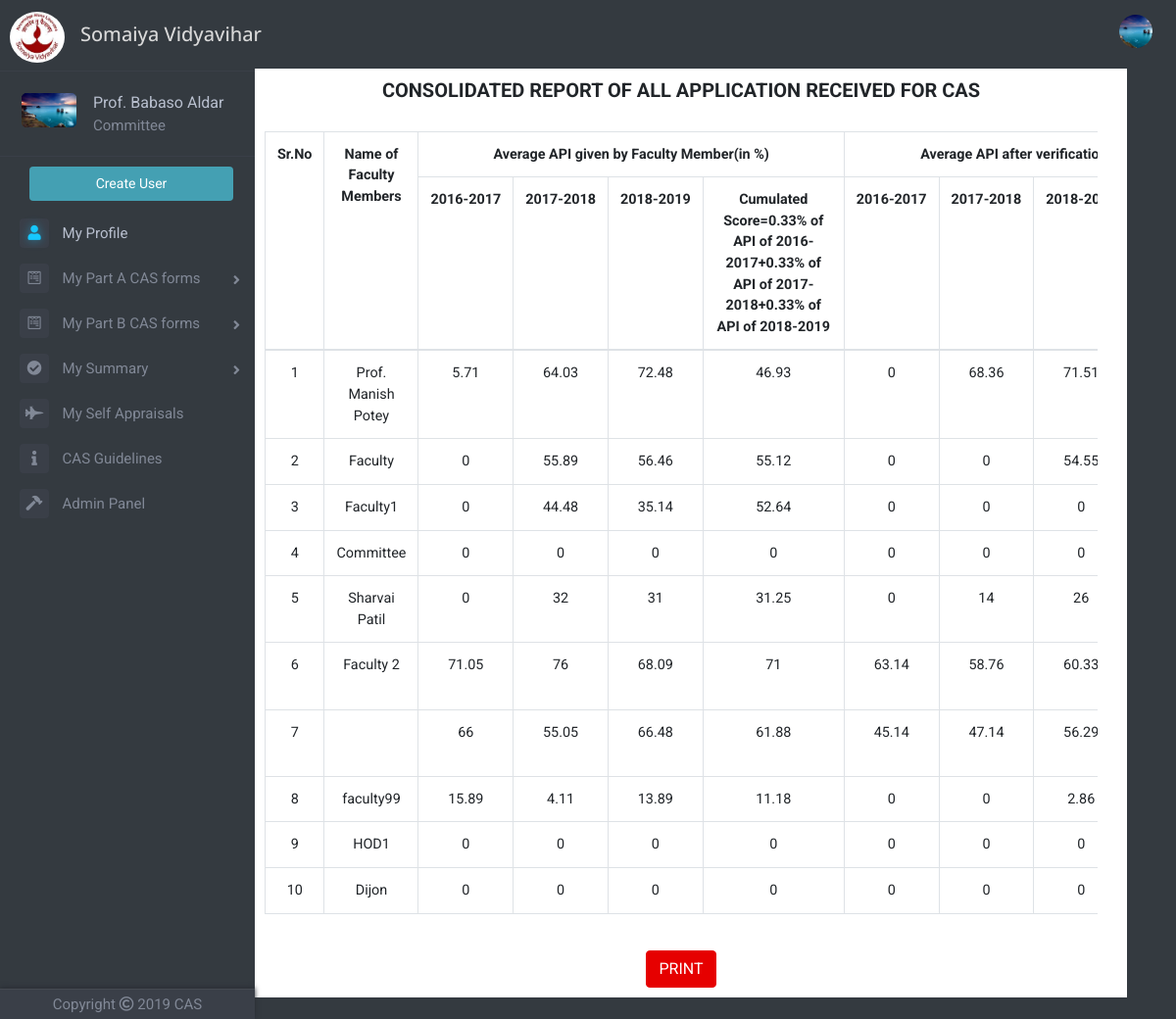
Page /finalsummary.php (signed in) on the committed database.
### tables this page shows
CREATE TABLE `faculty_table` (
  `id` int(11) NOT NULL,
  `faculty_name` varchar(100) NOT NULL,
  `email` varchar(50) NOT NULL,
  `password` varchar(256) NOT NULL,
  `ecode` varchar(200) NOT NULL,
  `date_of_joining` date NOT NULL,
  `department` varchar(50) NOT NULL,
  `mobileno` bigint(11) NOT NULL,
  `profilePicLocation` varchar(100) NOT NULL DEFAULT 'defaults/default_userprofile_pic.png',
  `faculty` int(11) NOT NULL,
  `hod` int(11) NOT NULL,
  `committee` int(11) NOT NULL,
  `principal` int(11) NOT NULL,
  `admin` int(11) NOT NULL
);

CREATE TABLE `summary_table` (
  `id` int(11) NOT NULL,
  `year` int(11) NOT NULL,
  `facultyId` int(11) NOT NULL,
  `selfPP` float NOT NULL,
  `selfA` float NOT NULL,
  `selfB` float NOT NULL,
  `self_avgpi` float NOT NULL,
  `hodPP` float NOT NULL,
  `hodA` float NOT NULL,
  `hodB` float NOT NULL,
  `hod_avgpi` float NOT NULL,
  `committeePP` float NOT NULL,
  `committeeA` float NOT NULL,
  `committeeB` float NOT NULL,
  `committee_avgpi` float NOT NULL,
  `hodremarksA` varchar(200) NOT NULL,
  `hodremarksBcat1` varchar(200) NOT NULL,
  `hodremarksBcat2` varchar(200) NOT NULL,
  `hodremarksBcat3` varchar(200) NOT NULL,
  `hodremarksBcat4` varchar(200) NOT NULL,
  `hodremarksavgpi` varchar(200) NOT NULL,
  `hodremarkscum` varchar(200) NOT NULL,
  `committeeremarksA` varchar(200) NOT NULL,
  `committeeremarksBcat1` varchar(200) NOT NULL,
  `committeeremarksBcat2` varchar(200) NOT NULL,
  `committeeremarksBcat3` varchar(200) NOT NULL,
  `committeeremarksBcat4` varchar(200) NOT NULL,
  `committeeremarksavgpi` varchar(200) NOT NULL,
  `committeeremarkscum` varchar(200) NOT NULL,
  `final_recomm` varchar(200) NOT NULL
);

### finalsummary.php (the view, shortened to what this page needs)
<?php
include 'dbh.php';
$viewerId=mysqli_real_escape_string($conn,$_SESSION['id']);
$sqlx="SELECT profilePicLocation, hod, committee FROM faculty_table WHERE id='$viewerId'";
$resultx=mysqli_query($conn,$sqlx);
$rowx=mysqli_fetch_assoc($resultx);
$profilePicLocation=$rowx['profilePicLocation'];
include 'top.php';
include 'left-nav.php';
?>
<div class="container">
    <div class="row justify-content-center">
    	<div class="col offset-md-2 parta" id="summary-container">
	    	<header>
	    		<h2 class="heading"><b>CONSOLIDATED REPORT OF ALL APPLICATION RECEIVED FOR CAS</b></h2><br>
	    	</header>
	    	<div class="container">
				<div class="row clearfix">
					<div class="col-md-12 column">
						<div class="admin-table">
						<table class="table table-bordered table-hover" id="tab-summary">
							<tr>
								<th class="text-center" rowspan="2">Sr.No</th>
								<th class="text-center" rowspan="2">Name of Faculty Members</th>
								<th class="text-center" colspan="4">Average API given by Faculty Member(in %)</th>
								<th class="text-center" colspan="4">Average API after verification by HOD(in %)</th>
							</tr>
							<tr>
								<th><?php echo $previousyear-2; ?>-<?php echo $previousyear-1; ?></th>
								<th><?php echo $previousyear-1; ?>-<?php echo $previousyear; ?></th>
								<th><?php echo $previousyear; ?>-<?php echo $currentyear; ?></th>
								<th>Cumulated Score=0.33% of API of <?php echo $previousyear-2; ?>-<?php echo $previousyear-1; ?>+0.33% of API of <?php echo $previousyear-1; ?>-<?php echo $previousyear; ?>+0.33% of API of <?php echo $previousyear; ?>-<?php echo $currentyear; ?></th>
								<th><?php echo $previousyear-2; ?>-<?php echo $previousyear-1; ?></th>
								<th><?php echo $previousyear-1; ?>-<?php echo $previousyear; ?></th>
								<th><?php echo $previousyear; ?>-<?php echo $currentyear; ?></th>
							</tr>
							<tbody>
								<?php
								$sql="SELECT facultyId, selfPP, selfA, selfB, self_avgpi, hodPP, hodA, hodB, hod_avgpi, committeePP, committeeA, committeeB, committee_avgpi, final_recomm FROM summary_table WHERE year='$currentyear'";
								$result=mysqli_query($conn, $sql);
								if(mysqli_num_rows($result)>0)
								{
									$counter=1;
									while($row=mysqli_fetch_assoc($result))
									{
										$facultyId=mysqli_real_escape_string($conn, $row['facultyId']);
										$sqln="SELECT faculty_name FROM faculty_table WHERE id='$facultyId'";
										$resultn=mysqli_query($conn, $sqln);
										$rown=mysqli_fetch_assoc($resultn);
										$faculty_name=$rown['faculty_name'];
										?>
										<tr>
											<td><?php echo $counter; ?></td>
											<td><?php echo $faculty_name; ?></td>
											<td><?php echo $row['selfPP']; ?></td>
											<td><?php echo $row['selfA']; ?></td>
											<td><?php echo $row['selfB']; ?></td>
											<td><?php echo $row['self_avgpi']; ?></td>
											<td><?php echo $row['hodPP']; ?></td>
											<td><?php echo $row['hodA']; ?></td>
											<td><?php echo $row['hodB']; ?></td>
										</tr>
										<?php
										$counter+=1;
									}
								}
								else
								{
									?>
									<td colspan="12"><p class="text-center">No results</p></td>
									<?php
								}
								?>
							</tbody>
						</table>
						</div>
					</div>
				</div>
			</div>
			<br>
			<button type="button" class="btn btn-success" onclick="myFunction()" id="fs-print-form" data-toggle="tooltip" data-placement="bottom" style="background-color: #e60000;border: 1px solid #e60000;margin-bottom: 10px">
	  			PRINT
			</button>
	    </div>
	</div>
	<br>
</div>
</body>
</html>

### top.php (shortened to what this page needs)
<!DOCTYPE html>
<html>
<head>
	<link rel="stylesheet" href="https://maxcdn.bootstrapcdn.com/bootstrap/4.1.3/css/bootstrap.min.css">
	<link href="https://stackpath.bootstrapcdn.com/font-awesome/4.7.0/css/font-awesome.min.css" rel="stylesheet">
	<link href="//netdna.bootstrapcdn.com/font-awesome/4.1.0/css/font-awesome.min.css" rel="stylesheet">
	<link rel="stylesheet" type="text/css" href="Frontend/global.css">
	<link rel="stylesheet" href="https://cdnjs.cloudflare.com/ajax/libs/animate.css/3.7.0/animate.min.css">
	<link rel="stylesheet" href="https://use.fontawesome.com/releases/v5.6.3/css/all.css">
</head>
<body>
		<nav class="navbar navbar-expand-lg sticky-top navbar-dark bg-dark" style="height: 50px">
	  	<a class="navbar-brand" href="index.php"><img src="img\logo1.jpg" style="width: 56px;height: 52px;margin-left: -6px;border-radius: 50%;margin-top: 26px"></a>
	  	<h3 class="text-left index-h1" style="font-size: 20px;margin-top: 27px">Somaiya Vidyavihar</h3>
	  	<div class="collapse navbar-collapse" id="navbarSupportedContent">
		    <ul class="navbar-nav ml-auto">
		      	<?php
		      	if(!isset($_SESSION['id']))
		      	{
			      	?>
			      	<li class="nav-item">
			        	<a class="nav-link" href="index.php">Sign Up | Sign In</a>
			      	</li>
			      	<?php
			    }
			    else
			    {
			    	?>
			      	<li class="nav-item dropdown">
				        <img class="nav-link dropdown-toggle" src="<?php echo $profilePicLocation; ?>" width="50px" height="50px" style="overflow: hidden;border-radius: 50%;display:block;margin:0 auto;object-fit: cover;cursor: pointer;margin-top: 13px" id="navbarDropdown" role="button" data-toggle="dropdown" aria-haspopup="true" aria-expanded="false">
			      	</li>
			      	<?php
		      	}
		      	?>
		    </ul>
	  	</div>
	</nav>

### left-nav.php (shortened to what this page needs)
<?php
$uid=mysqli_real_escape_string($conn,$_SESSION['id']);
$sqlp="SELECT profilePicLocation, faculty_name, admin, hod, committee FROM faculty_table WHERE id='$uid'";
$resultp=mysqli_query($conn,$sqlp);
$rowp=mysqli_fetch_assoc($resultp);
$profilePicLocation=$rowp['profilePicLocation'];
$faculty_name=$rowp['faculty_name'];
$committee=$rowp['committee'];
$admin=$rowp['admin'];
?>
<div class="page-wrapper chiller-theme toggled">
	<nav id="sidebar" class="sidebar-wrapper sm-hidden">
		<div class="sidebar-content">
			<div class="sidebar-brand">
				<div id="close-sidebar">
				</div>
			</div><br>
			<div class="sidebar-header">
				<div class="user-pic">
					<img class="img-responsive img-rounded" src="<?php echo $profilePicLocation; ?>"
						alt="User picture">
				</div>
				<div class="user-info">
					<span class="user-name" style="font-size: 16px">
						<?php echo $faculty_name; ?>
					</span>
				 		<?php
				 	if($committee==1)
					{
						?>
						<span class="user-role" style="font-size: 15px">Committee</span>
				 		<?php
				 	}
				 	?>
				</div>
			</div>
			<?php
			$currentyear=date("Y");
			$previousyear=$currentyear-1;
			?>
			<div class="sidebar-menu">
				<ul>
					<?php
					if($admin==1)
					{
						?>
							<a href="createuser.php"><input type="submit" name="submit" value="Create User" class="btn create-user-admin" /></a>
						<?php
					}
					?>
					<li class="sidebar-dropdown active">
						<a href="userprofile.php">
							<i class="fas fa-user" style="font-size: 15px"></i>
							<span style="font-size: 15px">My Profile</span>
						</a>
					</li>
					<li class="sidebar-dropdown dropdown-arrow">
						<a>
							<i class="fab fa-wpforms" style="font-size: 15px"></i>
							<span style="font-size: 15px;cursor:pointer">My Part A CAS forms</span>
						</a>
					</li>
					<li class="sidebar-dropdown dropdown-arrow">
						<a>
							<i class="fab fa-wpforms" style="font-size: 15px"></i>
							<span style="font-size: 15px;cursor:pointer">My Part B CAS forms</span>
						</a>
					</li>
					<li class="sidebar-dropdown dropdown-arrow">
						<a>
							<i class="fa fa-check-circle" aria-hidden="true" style="font-size: 15px"></i>
							<span style="font-size: 15px;cursor:pointer">My Summary</span>
						</a>
					</li>
					<li class="sidebar-dropdown">
						<a href="self-appraisals.php?id=<?php echo $_SESSION['id']; ?>">
							<i class="fas fa-fighter-jet" style="font-size: 15px"></i>
							<span style="font-size: 15px">My Self Appraisals</span>
						</a>
					</li>
					<li class="sidebar-dropdown">
						<a href="guidelines.php">
							<i class="fas fa-info" style="font-size: 15px"></i>
							<span style="font-size: 15px">CAS Guidelines</span>
						</a>
					</li>
					<?php
					if($admin==1)
					{
						?>
						<li class="sidebar-dropdown">
							<a href="adminpanel.php">
								<i class="fas fa-hammer" style="font-size: 15px"></i>
								<span style="font-size: 15px">Admin Panel</span>
							</a>
						</li>
						<?php
					}
					?>
				</ul>
			</div>
		</div>
		<div class="sidebar-footer">
			<a>
				<p style="font-size: 15px">Copyright  <i class="far fa-copyright"></i>  <?php echo $currentyear; ?>  CAS</p>
			</a>
		</div>
	</nav>

### rows in the picture
faculty_table: profilePicLocation (picture), faculty_name "Prof. Babaso Aldar"
summary_table: faculty_table.faculty_name "Prof. Manish Potey", selfPP "5.71", selfA "64.03", selfB "72.48", self_avgpi "46.93", hodPP "0", hodA "68.36", hodB "71.51"
summary_table: faculty_table.faculty_name "Faculty", selfPP "0", selfA "55.89", selfB "56.46", self_avgpi "55.12", hodPP "0", hodA "0", hodB "54.55"
summary_table: faculty_table.faculty_name "Faculty1", selfPP "0", selfA "44.48", selfB "35.14", self_avgpi "52.64", hodPP "0", hodA "0", hodB "0"
summary_table: faculty_table.faculty_name "Committee", selfPP "0", selfA "0", selfB "0", self_avgpi "0", hodPP "0", hodA "0", hodB "0"
summary_table: faculty_table.faculty_name "Sharvai Patil", selfPP "0", selfA "32", selfB "31", self_avgpi "31.25", hodPP "0", hodA "14", hodB "26"
summary_table: faculty_table.faculty_name "Faculty 2", selfPP "71.05", selfA "76", selfB "68.09", self_avgpi "71", hodPP "63.14", hodA "58.76", hodB "60.33"
summary_table: selfPP "66", selfA "55.05", selfB "66.48", self_avgpi "61.88", hodPP "45.14", hodA "47.14", hodB "56.29"
summary_table: faculty_table.faculty_name "faculty99", selfPP "15.89", selfA "4.11", selfB "13.89", self_avgpi "11.18", hodPP "0", hodA "0", hodB "2.86"
summary_table: faculty_table.faculty_name "HOD1", selfPP "0", selfA "0", selfB "0", self_avgpi "0", hodPP "0", hodA "0", hodB "0"
summary_table: faculty_table.faculty_name "Dijon", selfPP "0", selfA "0", selfB "0", self_avgpi "0", hodPP "0", hodA "0", hodB "0"

### other values in the picture
$currentyear "2019"
$previousyear-2 "2016"
$previousyear-1 "2017"
$previousyear "2018"
